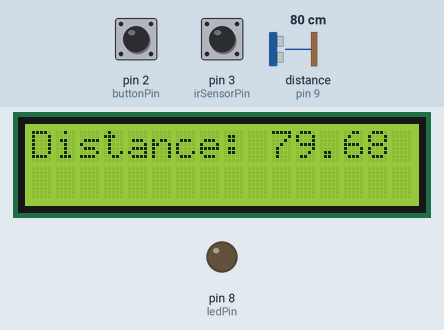
A sketch run on a simulated Arduino Uno, built with avr-gcc and run on an emulated ATmega328P. Shown: 16×2 character LCD, output pins drawn as LEDs (lit = HIGH). Wiring (inferred from the names in the program): ultrasonic range finder: trigger pin 10; echo pin 9. Inputs (shaded band) come from the test bench; at power-on: pin 3 (irSensorPin) HIGH, distance to the obstacle (sensor on pin 9) 80 cm, pin 2 (buttonPin) HIGH. The echo pulse lasts 58.3 µs per cm; pins used as bus, display or sensor lines are not drawn; what the sketch prints to the serial monitor is not drawn.

Above: at 1.2 s.
1.3 s: pin 3 (irSensorPin) driven LOW
At 1.8 s:
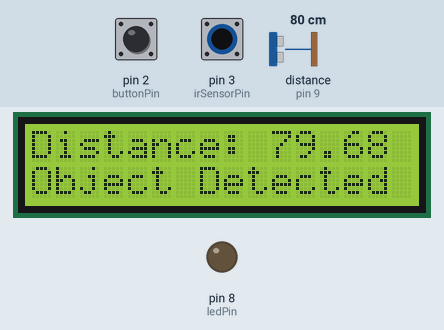
7.5 s: distance to the obstacle (sensor on pin 9) set to 4 cm
At 10.2 s:
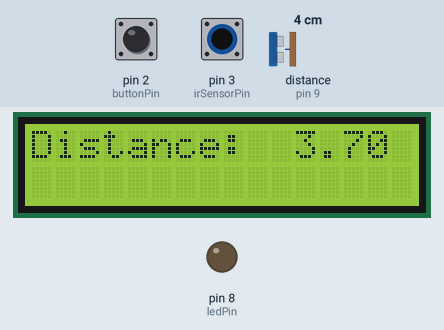
13.6 s: pin 2 (buttonPin) pulled LOW for 3 s
At 14.7 s:
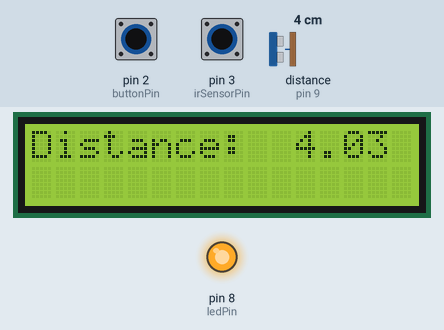
18.1 s: distance to the obstacle (sensor on pin 9) set to 2 cm
At 19.1 s:
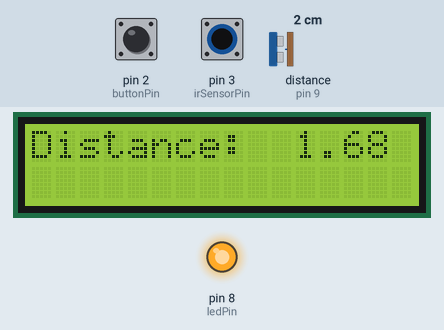
22.6 s: distance to the obstacle (sensor on pin 9) set to 9 cm
At 25.4 s:
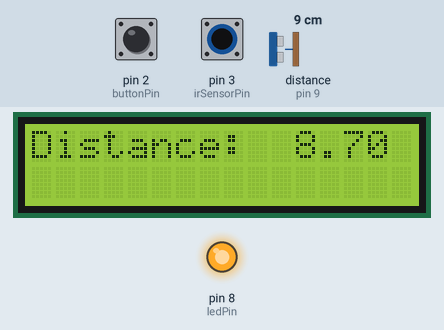
26.5 s: pin 3 (irSensorPin) pulsed HIGH 2 times (0.12 s each, 0.3 s apart)
At 27.9 s:
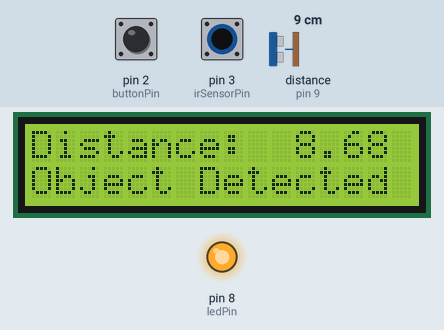
Timing chart, 0 to 29.5 s (numbered marks = the images above; inputs shaded):
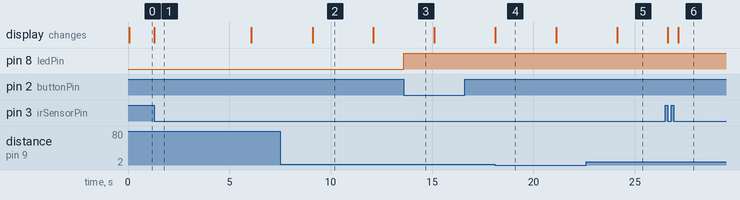

The sketch:

Code.ino
```cpp
#include <LiquidCrystal.h>

LiquidCrystal lcd(12, 11, 7, 6, 5, 4);

// Pin configuration
const int buttonPin = 2;
const int irSensorPin = 3;
const int ledPin = 8;
const int echoPin = 9;
const int triggerPin = 10;


volatile bool isLedOn = false;
volatile unsigned long lastDetectionTime = 0;
const unsigned long debounceDelay = 200; // 200 ms ... The natural human cannot press the button more than once in 200ms
										 // so we take only one pressed every 200ms

void setup() {
  //Pin modes
  pinMode(buttonPin, INPUT_PULLUP);
  digitalWrite(buttonPin, HIGH);
  pinMode(irSensorPin, INPUT);
  pinMode(ledPin, OUTPUT);
  pinMode(triggerPin, OUTPUT);
  pinMode(echoPin, INPUT);

  // Attach interrupt routines to button and IR sensor pins
  attachInterrupt(digitalPinToInterrupt(buttonPin), buttonInterrupt, FALLING);
  attachInterrupt(digitalPinToInterrupt(irSensorPin), irSensorInterrupt, FALLING);

  // Initialize LCD
  lcd.begin(16, 2);
  Serial.begin(9600);
}

void loop() {
  if (millis() - lastDetectionTime > 3000) {
    lcd.setCursor(0, 1);
    lcd.print("                ");
  }

  // Trigger the ultrasonic pulse
  digitalWrite(triggerPin, LOW);
  delayMicroseconds(2);
  digitalWrite(triggerPin, HIGH);
  delayMicroseconds(10);
  digitalWrite(triggerPin, LOW);

  // Measure the duration of the pulse using pulseIn function
  long duration = pulseIn(echoPin, HIGH); // Jubran Samuel Ramez Jihad

  // Calculate the distance in cm
  float distance_cm = duration * 0.0343 / 2; // 343 m is speed of sound
  											// devided by 2 because go forward and go back

  // Convert the distance to a string and print it on Serial and LCD
  char distanceStr[10];
  dtostrf(distance_cm, 5, 2, distanceStr);
  Serial.println(distanceStr);
  Serial.println(distance_cm);

  // Display the distance on the LCD display
  lcd.setCursor(0, 0);
  lcd.print("                ");
  lcd.setCursor(0, 0);
  lcd.print("Distance: ");
  lcd.print(distanceStr);

  // Wait for 3 seconds before the next measurement
  delay(3000);
}

// Interruption for button when pressed
void buttonInterrupt() {
  static unsigned long lastInterruptTime = 0;
  unsigned long interruptTime = millis();

  if (interruptTime - lastInterruptTime > debounceDelay) {
    if (isLedOn) {
      isLedOn = false;
      digitalWrite(ledPin, LOW);
    } else {
      isLedOn = true;
      digitalWrite(ledPin, HIGH);
    }
  }
  lastInterruptTime = interruptTime;
}

// Interruption for ir sensor
void irSensorInterrupt() {
  lastDetectionTime = millis();
  lcd.setCursor(0, 1);
  lcd.print("Object Detected");
}
```

Measured:
- after the input at 1.3 s, the display: changes at once (image 1)
- after the input at 7.5 s, the display: changes after 1.6 s (image 2)
- after the input at 13.6 s, pin 8 (ledPin): LOW → HIGH at once
- after the input at 18.1 s, the display: changes at once (image 4)
- after the input at 22.6 s, the display: changes after 1.5 s (image 5)
- after the input at 26.5 s, the display: first changes after 0.12 s (image 6 shows a later state)
- what the display in image 1 shows lasts 4.8 s, from 1.3 s to 6.1 s
